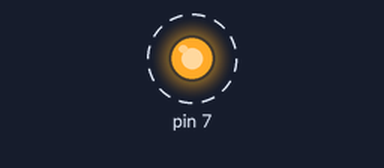
Bench run of a sketch on a simulated Arduino Uno, built with avr-gcc and run on an emulated ATmega328P. On the bench: output pins drawn as LEDs (lit = HIGH). Dashed ring = blinking.

Above: at 0.5 s.
Timing chart, 0 to 4.6 s (numbered marks = the images above):
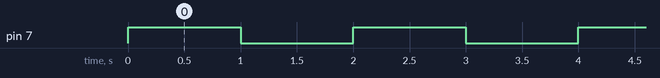

Measured:
- by itself, pin 7: alternates HIGH for 1.0 s and LOW for 1.0 s

The sketch:

arquivo.ino
```cpp
void setup () {
        pinMode (7,OUTPUT);
        }

void loop () {
        digitalWrite (7,HIGH);
        delay (1000);
        digitalWrite (7,LOW);
        delay (1000);
        }
```

arquivo.c
```cpp
#include<stdio.h>
#include<stdlib.h>
int main () {
        int a;
        a=0;
        if (a > 0) {
                printf("PAZ");
        } else {
                printf("GUERRA");
        }
        system("pause");
        return 0;
}
```
